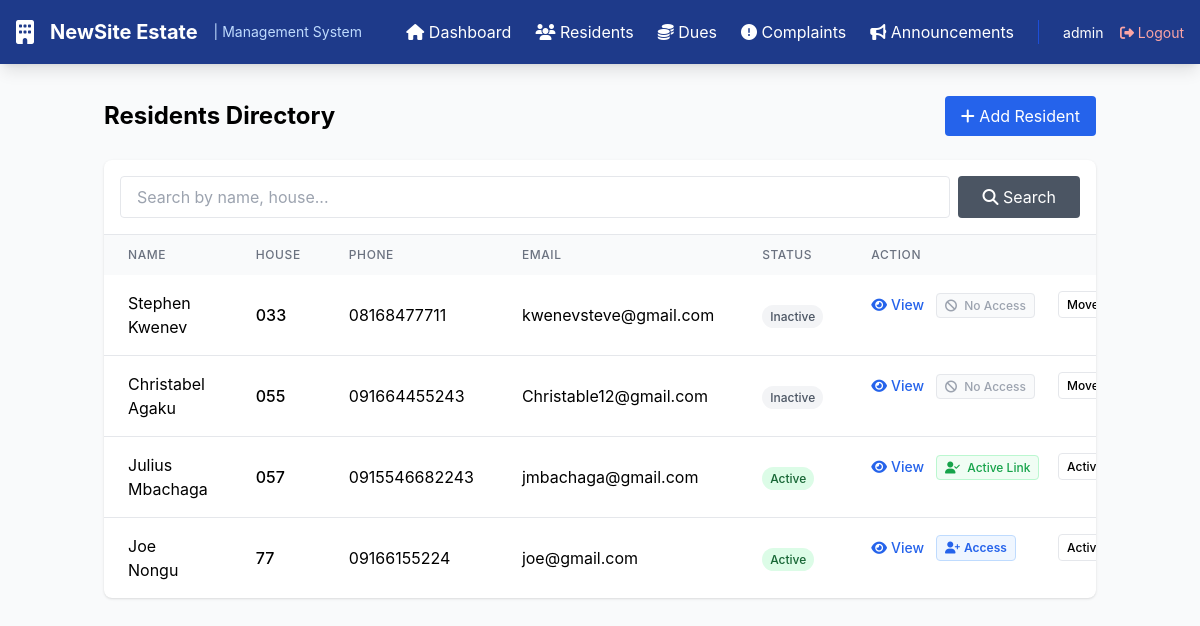
/residents (signed in), run on the app's committed database.
### models.py (models this page shows)
class User(db.Model, UserMixin):
    id = db.Column(db.Integer, primary_key=True)
    username = db.Column(db.String(80), unique=True, nullable=False)
    password = db.Column(db.String(200), nullable=False)
    role = db.Column(db.String(20), default='admin')  # admin, staff
    resident_id = db.Column(db.Integer, db.ForeignKey('resident.id'), nullable=True)
    resident = db.relationship('Resident', backref=db.backref('user_account', uselist=False))
    created_at = db.Column(db.DateTime, default=datetime.utcnow)

class Resident(db.Model):
    id = db.Column(db.Integer, primary_key=True)
    first_name = db.Column(db.String(50), nullable=False)
    last_name = db.Column(db.String(50), nullable=False)
    email = db.Column(db.String(100), unique=True, nullable=False)
    phone = db.Column(db.String(20), nullable=False)
    house_number = db.Column(db.String(20), unique=True, nullable=False)
    occupant_count = db.Column(db.Integer, default=1)
    vehicle_count = db.Column(db.Integer, default=0)
    move_in_date = db.Column(db.DateTime, default=datetime.utcnow)
    is_active = db.Column(db.Boolean, default=True)
    created_at = db.Column(db.DateTime, default=datetime.utcnow)
    updated_at = db.Column(db.DateTime, default=datetime.utcnow, onupdate=datetime.utcnow)
    payments = db.relationship('Payment', backref='resident', lazy=True)
    complaints = db.relationship('Complaint', backref='resident', lazy=True)

### app.py (the view)
@app.route('/residents')
@login_required
def residents():
    if current_user.role != 'admin':
        flash('Access denied!', 'error')
        return redirect(url_for('resident_dashboard'))
    search = request.args.get('search', '')
    if search:
        residents_list = Resident.query.filter(
            db.or_(
                Resident.first_name.contains(search),
                Resident.last_name.contains(search),
                Resident.house_number.contains(search),
                Resident.email.contains(search)
            )
        ).all()
    else:
        residents_list = Resident.query.all()
    return render_template('residents.html', residents=residents_list, search=search)

### app.py (called while the page is built)
@login_manager.user_loader
def load_user(user_id):
    return User.query.get(int(user_id))

### templates/residents.html (shortened to what this page needs)
{% extends "base.html" %}
{% block content %}
<div class="flex justify-between items-center mb-6">
    <h2 class="text-2xl font-bold">Residents Directory</h2>
    <a href="{{ url_for('add_resident') }}" class="bg-blue-600 text-white px-4 py-2 rounded hover:bg-blue-700 transition">
        <i class="fas fa-plus"></i> Add Resident
    </a>
</div>
<div class="bg-white rounded-lg shadow overflow-hidden">
    <div class="p-4 border-b">
        <form method="GET" class="flex gap-2">
            <input type="text" name="search" placeholder="Search by name, house..."
                   value="{{ search }}" class="flex-1 px-4 py-2 border rounded focus:outline-none focus:ring-2 focus:ring-blue-500">
            <button type="submit" class="bg-gray-600 text-white px-6 py-2 rounded hover:bg-gray-700 transition">
                <i class="fas fa-search"></i> Search
            </button>
        </form>
    </div>
    <div class="overflow-x-auto">
        <table class="w-full">
            <thead class="bg-gray-50">
                <tr>
                    <th class="px-6 py-3 text-left text-xs font-medium text-gray-500 uppercase tracking-wider">Name</th>
                    <th class="px-6 py-3 text-left text-xs font-medium text-gray-500 uppercase tracking-wider">House</th>
                    <th class="px-6 py-3 text-left text-xs font-medium text-gray-500 uppercase tracking-wider">Phone</th>
                    <th class="px-6 py-3 text-left text-xs font-medium text-gray-500 uppercase tracking-wider">Email</th>
                    <th class="px-6 py-3 text-left text-xs font-medium text-gray-500 uppercase tracking-wider">Status</th>
                    <th class="px-6 py-3 text-left text-xs font-medium text-gray-500 uppercase tracking-wider">Action</th>
                </tr>
            </thead>
            <tbody class="divide-y divide-gray-200">
                {% for resident in residents %}
                <tr>
                    <td class="px-6 py-4">{{ resident.first_name }} {{ resident.last_name }}</td>
                    <td class="px-6 py-4 font-medium">{{ resident.house_number }}</td>
                    <td class="px-6 py-4">{{ resident.phone }}</td>
                    <td class="px-6 py-4">{{ resident.email }}</td>
                    <td class="px-6 py-4">
                        {% if resident.is_active %}
                        <span class="px-2 py-1 text-xs bg-green-100 text-green-800 rounded-full font-medium">Active</span>
                        {% else %}
                        <span class="px-2 py-1 text-xs bg-gray-100 text-gray-600 rounded-full font-medium">Inactive</span>
                        {% endif %}
                    </td>
                    <td class="px-6 py-4 whitespace-nowrap text-sm font-medium flex items-center space-x-3">
                        <a href="{{ url_for('view_resident', id=resident.id) }}"
                            class="text-blue-600 hover:text-blue-900 flex items-center">
                            <i class="fas fa-eye mr-1"></i> View
                        </a>
                        <div class="inline-block min-w-[110px]">
                            {% if resident.is_active %}
                            {% if not resident.user_account %}
                            <form method="POST" action="{{ url_for('generate_resident_account', id=resident.id) }}" class="inline m-0">
                                <button type="submit"
                                    class="bg-blue-50 text-blue-600 hover:bg-blue-100 px-2 py-1 rounded text-xs font-semibold flex items-center border border-blue-200 transition">
                                    <i class="fas fa-user-plus mr-1"></i> Access
                                </button>
                            </form>
                            {% else %}
                            <span class="text-xs text-green-600 bg-green-50 px-2 py-1 rounded font-medium border border-green-200">
                                <i class="fas fa-user-check mr-1"></i> Active Link
                            </span>
                            {% endif %}
                            {% else %}
                            {% if resident.user_account %}
                            <span class="text-xs text-red-600 bg-red-50 px-2 py-1 rounded font-medium border border-red-200"
                                title="Account preserved but restricted from signing in.">
                                <i class="fas fa-user-slash mr-1"></i> Suspended
                            </span>
                            {% else %}
                            <span class="text-xs text-gray-400 bg-gray-50 px-2 py-1 rounded font-medium border border-gray-200">
                                <i class="fas fa-ban mr-1"></i> No Access
                            </span>
                            {% endif %}
                            {% endif %}
                        </div>
                        <form method="POST" action="{{ url_for('toggle_resident_status', id=resident.id) }}" class="inline m-0">
                            <select name="status" onchange="this.form.submit()"
                                class="text-xs border rounded p-1 bg-white focus:outline-none focus:ring-1 focus:ring-blue-500">
                                <option value="active" {% if resident.is_active %}selected{% endif %}>Active</option>
                                <option value="inactive" {% if not resident.is_active %}selected{% endif %}>Moved Out</option>
                            </select>
                        </form>
                    </td>
                </tr>
                {% endfor %}
            </tbody>
        </table>
    </div>
</div>
{% endblock %}

### templates/base.html (shortened to what this page needs)
<!DOCTYPE html>
<head>
    <script src="https://cdn.tailwindcss.com"></script>
    <link rel="stylesheet" href="https://cdnjs.cloudflare.com/ajax/libs/font-awesome/6.4.0/css/all.min.css">
    <link rel="stylesheet" href="{{ url_for('static', filename='css/style.css') }}">
</head>
<body class="bg-gray-50">
    {% if current_user.is_authenticated %}
    <nav class="bg-blue-900 text-white shadow-lg">
        <div class="max-w-7xl mx-auto px-4">
            <div class="flex justify-between items-center h-16">
                <div class="flex items-center space-x-4">
                    <i class="fas fa-building text-2xl"></i>
                    <span class="font-bold text-xl">NewSite Estate</span>
                    <span class="text-sm text-blue-200 ml-2">| Management System</span>
                </div>
                <div class="flex items-center space-x-6">
                    <a href="{{ url_for('index') }}" class="hover:text-blue-200 transition">
                        <i class="fas fa-home"></i> Dashboard
                    </a>
                    <a href="{{ url_for('residents') }}" class="hover:text-blue-200 transition">
                        <i class="fas fa-users"></i> Residents
                    </a>
                    <a href="{{ url_for('dues') }}" class="hover:text-blue-200 transition">
                        <i class="fas fa-coins"></i> Dues
                    </a>
                    <a href="{{ url_for('complaints') }}" class="hover:text-blue-200 transition">
                        <i class="fas fa-exclamation-circle"></i> Complaints
                    </a>
                    <a href="{{ url_for('announcements') }}" class="hover:text-blue-200 transition">
                        <i class="fas fa-bullhorn"></i> Announcements
                    </a>
                    <div class="border-l border-blue-700 pl-6">
                        <span class="text-sm">{{ current_user.username }}</span>
                        <a href="{{ url_for('logout') }}" class="ml-3 text-sm text-red-300 hover:text-red-200">
                            <i class="fas fa-sign-out-alt"></i> Logout
                        </a>
                    </div>
                </div>
            </div>
        </div>
    </nav>
    {% endif %}
    <div class="container mx-auto px-4 py-8">
        {% block content %}{% endblock %}
    </div>
</body>
</html>

### static/css/style.css (style rules this page uses)
* { margin: 0; padding: 0; box-sizing: border-box; }
body { font-family: -apple-system, BlinkMacSystemFont, 'Segoe UI', Roboto, 'Helvetica Neue', Arial, sans-serif; background-color: #f3f4f6; min-height: 100vh; }

### data on the page
User: username "admin"
Resident: first_name "Stephen", last_name "Kwenev", house_number "033", phone "08168477711", email "kwenevsteve@gmail.com", shows "Inactive", shows "No Access", status "Moved Out"
Resident: first_name "Christabel", last_name "Agaku", house_number "055", phone "091664455243", email "Christable12@gmail.com", shows "Inactive", shows "No Access", status "Moved Out"
Resident: first_name "Julius", last_name "Mbachaga", house_number "057", phone "0915546682243", email "jmbachaga@gmail.com", shows "Active", shows "Active Link", status "Active"
Resident: first_name "Joe", last_name "Nongu", house_number "77", phone "09166155224", email "joe@gmail.com", shows "Active", status "Active"
